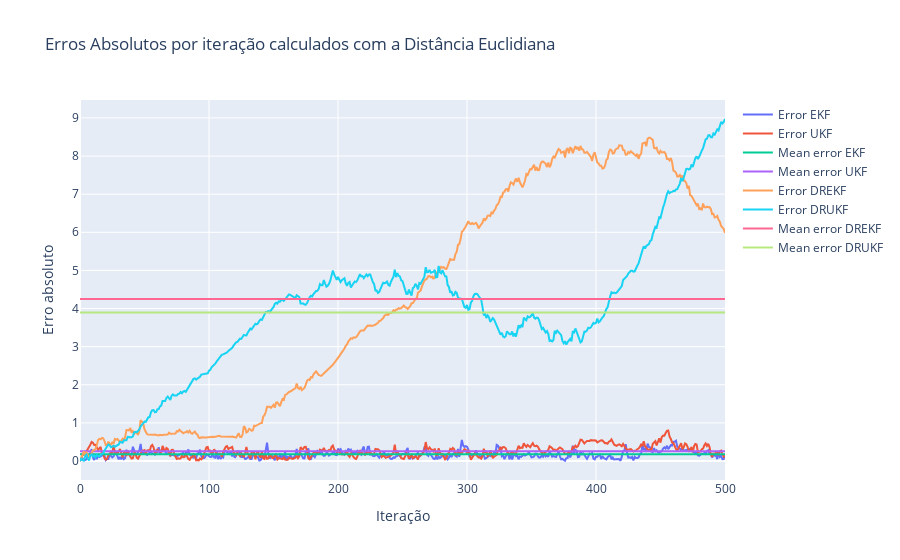

The notebook cell saved with this chart:
### Markdown cell above
<p style="font-family:Avantgarde; font-size:1em;"> Decidimos que para observar melhor as diferentes linhas e diferentes traços que compõem os dois gráficos anteriores juntá-los num só. No gráfico acima representado conseguimos observar algumas diferenças relativamente aos traços e, conseguimos também retirar algumas conclusões. Tais como, o desempenho do Dead Reckoning em ambos ser o mais diferente e afastado de todas as outras linhas e aglomerados de pontos. Para podermos tirar conclusões decidimos representar os vários erros num gráfico de linhas de modo a conseguirmos observar todas ao mesmo tempo. Nesse gráfico está representado o erro no eixo do y pelas iterações realizadas à aplicação dos filtros no eixo x.</p>

### Code cell
xTrue = hxtrue_ekf[0, :]
yTrue = hxtrue_ekf[1, :]

xEstEkf = hxpred_ekf[0, :]
yEstEkf = hxpred_ekf[1, :]

xEstUkf = hxEst_ukf[0, :]
yEstUkf = hxEst_ukf[1, :]

xDREkf = hxdr_ekf[0, :]
yDREkf = hxdr_ekf[1, :]

xDRUkf = hxDR_ukf[0, :]
yDRUkf = hxDR_ukf[1, :]


#done

difx = xTrue - xEstEkf
dify = yTrue - yEstEkf
error_Ekf = np.sqrt(difx ** 2 + dify ** 2)
sqrt_error_Ekf = np.sqrt(error_Ekf)

difx = xTrue - xEstUkf
dify = yTrue - yEstUkf
error_Ukf = np.sqrt(difx ** 2 + dify ** 2)
sqrt_error_Ukf = np.sqrt(error_Ukf)

difx = xTrue - xDREkf
dify = yTrue - yDREkf
error_DREkf = np.sqrt(difx ** 2 + dify ** 2)
sqrt_error_DREkf = np.sqrt(error_DREkf)

difx = xTrue - xDRUkf
dify = yTrue - yDRUkf
error_DRUkf = np.sqrt(difx ** 2 + dify ** 2)
sqrt_error_DRUkf = np.sqrt(error_DRUkf)

mean_Ekf = np.mean(error_Ekf)
mean_Ukf = np.mean(error_Ukf)

mean_DREkf = np.mean(error_DREkf)
mean_DRUkf = np.mean(error_DRUkf)

print('Mean Error DREKF:', mean_DREkf)
print('Mean Error DRUKF:', mean_DRUkf)

print('Mean Error EKF:', mean_Ekf)
print('Mean Error UKF:', mean_Ukf)

x = np.arange(error_Ekf.shape[0])

fig = go.Figure()

fig.add_trace(go.Scatter(
    x=x, y=error_Ekf,
    name='Error EKF',
    mode='lines'
))

fig.add_trace(go.Scatter(
    x=x, y=error_Ukf,
    name='Error UKF',
    mode='lines'
))

fig.add_trace(go.Scatter(
    x=x, y=np.full(x.shape[0],mean_Ekf),
    name='Mean error EKF',
    mode='lines'
))

fig.add_trace(go.Scatter(
    x=x, y=np.full(x.shape[0],mean_Ukf),
    name='Mean error UKF',
    mode='lines'
))

fig.add_trace(go.Scatter(
    x=x, y=error_DREkf,
    name='Error DREKF',
    mode='lines'
))

fig.add_trace(go.Scatter(
    x=x, y=error_DRUkf,
    name='Error DRUKF',
    mode='lines'
))

fig.add_trace(go.Scatter(
    x=x, y=np.full(x.shape[0],mean_DREkf),
    name='Mean error DREKF',
    mode='lines'
))

fig.add_trace(go.Scatter(
    x=x, y=np.full(x.shape[0],mean_DRUkf),
    name='Mean error DRUKF',
    mode='lines'
))

fig.update_layout(
    title_text='Erros Absolutos por iteração calculados com a Distância Euclidiana',
    xaxis_title='Iteração',
    yaxis_title='Erro absoluto',
)

fig.show()

### Figure 1 — Plotly figure (JSON) as saved in the notebook; plotly's stock layout.template omitted (floating-point values rounded to 4 significant figures; data arrays with more than 128 entries replaced by an {"elided": "..."} marker saying what was removed)
{"data": [{"mode": "lines", "name": "Error EKF", "type": "scatter", "x": {"elided": "501 int values"}, "y": {"elided": "501 float values"}}, {"mode": "lines", "name": "Error UKF", "type": "scatter", "x": {"elided": "501 int values"}, "y": {"elided": "501 float values"}}, {"mode": "lines", "name": "Mean error EKF", "type": "scatter", "x": {"elided": "501 int values"}, "y": {"elided": "501 float values"}}, {"mode": "lines", "name": "Mean error UKF", "type": "scatter", "x": {"elided": "501 int values"}, "y": {"elided": "501 float values"}}, {"mode": "lines", "name": "Error DREKF", "type": "scatter", "x": {"elided": "501 int values"}, "y": {"elided": "501 float values"}}, {"mode": "lines", "name": "Error DRUKF", "type": "scatter", "x": {"elided": "501 int values"}, "y": {"elided": "501 float values"}}, {"mode": "lines", "name": "Mean error DREKF", "type": "scatter", "x": {"elided": "501 int values"}, "y": {"elided": "501 float values"}}, {"mode": "lines", "name": "Mean error DRUKF", "type": "scatter", "x": {"elided": "501 int values"}, "y": {"elided": "501 float values"}}], "layout": {"title": {"text": "Erros Absolutos por iteração calculados com a Distância Euclidiana"}, "xaxis": {"title": {"text": "Iteração"}}, "yaxis": {"title": {"text": "Erro absoluto"}}}}
